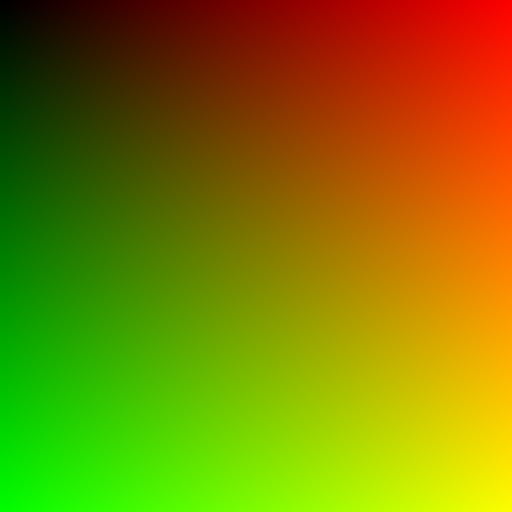
Frame 1 (no input)
Frame 60 (no input): identical to frame 1, image omitted
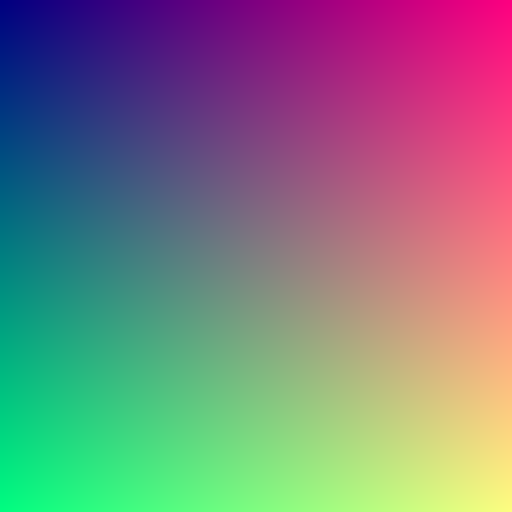
Frame 120 (the mouse pressed at the canvas centre since frame 60)

The p5.js sketch that drew these frames (run headless with seeded random() and noise() and a simulated clock; from frame 60 on, the mouse is pressed at the canvas centre):

// p5.js sketch
// ── sketch.js
let img;
let radio;

const SIZE = 128;
const SCALE = 4;

function setup() {
  createCanvas(SIZE * SCALE, SIZE * SCALE);
  pixelDensity(1);
  img = createImage(SIZE, SIZE);
  radio = createRadio();
  radio.option("corners");
  radio.option("mouse");
  radio.option("checkers");
  radio.option("noise");
  radio.selected("corners");
}

function draw() {
  background(0);
  img.loadPixels();
  const sel = radio.value();
  for (let i = 0; i < SIZE; i += 1) {
    for (let j = 0; j < SIZE; j += 1) {
      const off = (j * SIZE + i) * 4;
      let r, g, b;

      switch (sel) {
        case "corners":
          r = map(i, 0, SIZE, 0, 255);
          g = map(j, 0, SIZE, 0, 255);
          b = map(mouseX, 0, width, 0, 255, true);
          break;

        case "mouse":
          const d = dist(mouseX, mouseY, i * SCALE, j * SCALE);
          if (d < 100) {
            const pct = map(d, 0, 100, 1, 0);
            r = g = b = 255 * pct;
          } else {
            r = g = b = 0;
          }
          break;

        case "checkers":
          r = g = b = sin(i * SCALE * 0.1) * sin(j * SCALE * 0.1) * 127 + 127;
          break;

        case "noise":
          r = g = b = random(0, 255);
          break;
      }

      img.pixels[off] = r;
      img.pixels[off + 1] = g;
      img.pixels[off + 2] = b;
      img.pixels[off + 3] = 255;
    }
  }
  img.updatePixels();
  image(img, 0, 0, SIZE * SCALE, SIZE * SCALE);
}
